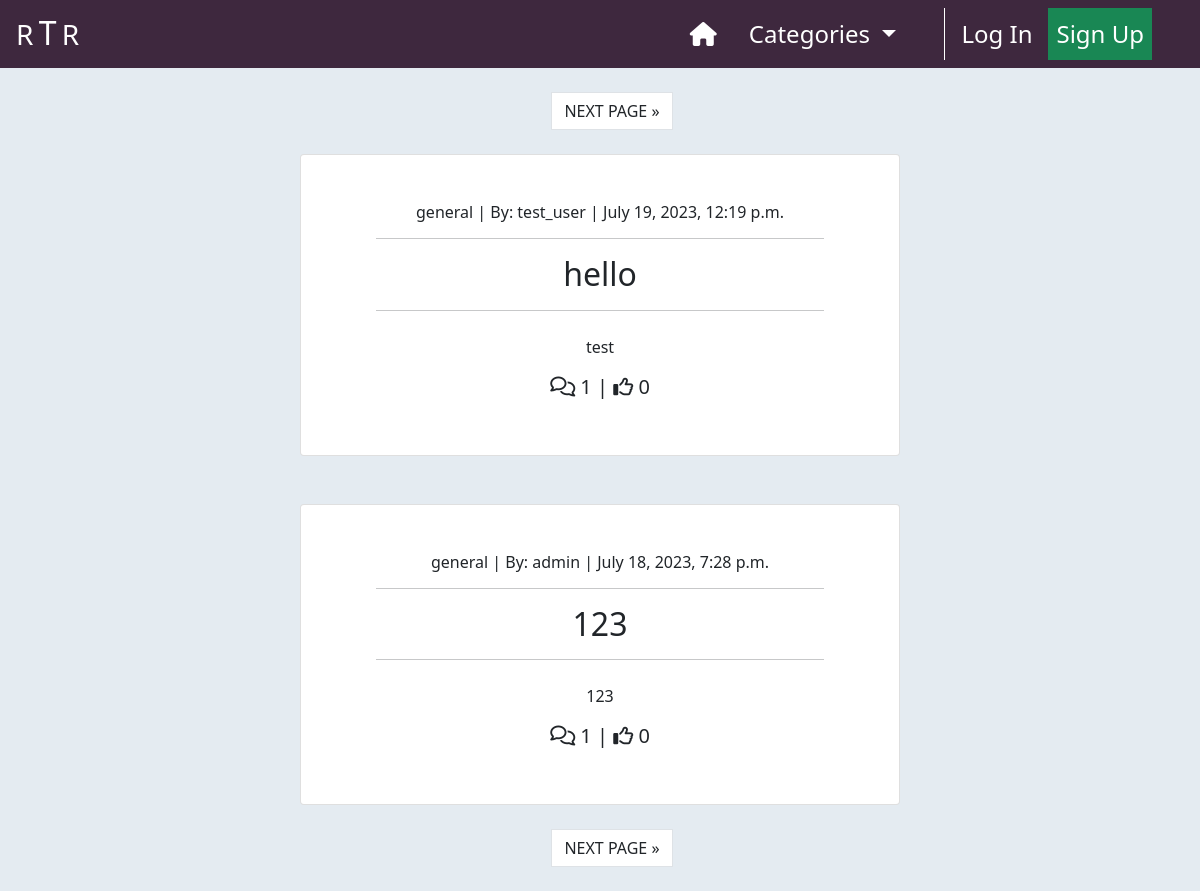
The page / on the database its author committed.
### home/models.py (models this page shows, shortened)
class Post(models.Model):
    title = models.CharField(max_length=200)
    slug = models.SlugField(
        max_length=200,
        null=True,
        blank=True
    )
    author = models.ForeignKey(
        User,
        on_delete=models.CASCADE,
        related_name='posts'
    )
    excerpt = models.TextField(max_length=300, null=True, blank=True)
    content = models.TextField()
    category = models.ForeignKey(
        Category,
        max_length=30,
        null=True,
        blank=True,
        on_delete=models.SET_NULL
    )
    created_on = models.DateTimeField(auto_now_add=True)
    status = models.IntegerField(choices=STATUS, default=1)
    likes = models.ManyToManyField(User, related_name='likes', blank=True)
    class Meta:
        ordering = ['-created_on']

class Category(models.Model):
    class Meta:
        verbose_name_plural = 'Categories'
    friendly_name = models.CharField(max_length=254)
    name = models.CharField(max_length=254, null=True, blank=True)
    def get_friendly_name(self):
        return self.friendly_name

### home/views.py (the view)
# urls.py: path('', views.PostList.as_view(), name="index"),
class PostList(ListView):
    model = Post
    ordering = ['-created_on']
    template_name = "home/index.html"
    paginate_by = 2
    def get_queryset(self):
        category = self.request.GET.get('category')
        if category is not None:
            return Post.objects.filter(
                    category=category
                   ).order_by('-created_on')
        else:
            return Post.objects.all().order_by('-created_on')
    def get_context_data(self, **kwargs):
        context = super().get_context_data(**kwargs)
        context["category"] = self.request.GET.get('category', None)
        return context

### home/context_processors.py (called while the page is built)
def categories(request):
    return {
        'categories': Category.objects.all()
    }

### home/templates/home/index.html (shortened to what this page needs)
{% extends "base.html" %}
{% load static %}
{% block content %}
    <div class="container-fluid p-0">
        {% if is_paginated %}
            <nav aria-label="Upper page navigation">
                <ul class="pagination justify-content-center mt-4">
                    {% if page_obj.has_next %}
                        <li>
                            <a href="?page={{ page_obj.next_page_number }}{% if category != None %}&category={{ category }}{% endif %}"
                               class="page-link text-dark ms-4">
                                NEXT PAGE &raquo;
                            </a>
                        </li>
                    {% endif %}
                </ul>
            </nav>
        {% endif %}
        <div class="row g-0">
            <div class="col-md-8 col-lg-6 offset-md-2 offset-lg-3 text-center">
                {% for post in post_list %}
                    <div class="card card-border {% if is_paginated and forloop.first %}
                                                    mt-2
                                                 {% else %}
                                                    mt-5
                                                {% endif %}
                                                ">
                        <a href="{% url 'post_detail' post.slug %}"
                            class="post-detail-link d-block my-5 text-dark text-decoration-none">
                            <h6>{{ post.category.name }} | By: {{ post.author | safe }}
                                <span class="post-date"> | {{ post.created_on }}</span>
                            </h6>
                            <hr class="w-75" style="margin-left: 12.5%;">
                            <h2 class="card-title">
                                {{ post.title }}
                            </h2>
                            <hr class="w-75" style="margin-left: 12.5%;">
                            {% if post.excerpt %}
                                <p class="mt-4 mx-2">{{ post.excerpt }}</p>
                            {% endif %}
                            <h5>
                                <span><i class="fa-regular fa-comments"></i> {{ post.comments.count }}</span> |
                                <span><i class="fa-regular fa-thumbs-up"></i> {{ post.likes.count }}</span>
                            </h5>
                        </a>
                    </div>
                {% endfor %}
                {% if is_paginated %}
                    <nav aria-label="Upper page navigation">
                        <ul class="pagination justify-content-center mt-4 mb-4">
                            {% if page_obj.has_next %}
                                <li>
                                    <a href="?page={{ page_obj.next_page_number }}{% if category != None %}&category={{ category }}{% endif %}"
                                       class="page-link text-dark ms-4">
                                        NEXT PAGE &raquo;
                                    </a>
                                </li>
                            {% endif %}
                        </ul>
                    </nav>
                {% endif %}
            </div>
        </div>
    </div>
{% endblock %}

### static/css/base.css (style rules this page uses)
.bg-alice { background-color: #E4EBF1; }

### rows shown on the page
Post: category.name "general", author "test_user", created_on "July 19, 2023, 12:19 p.m.", title "hello", excerpt "test", comments.count "1", likes.count "0"
Post: category.name "general", author "admin", created_on "July 18, 2023, 7:28 p.m.", title "123", excerpt "123", comments.count "1", likes.count "0"
